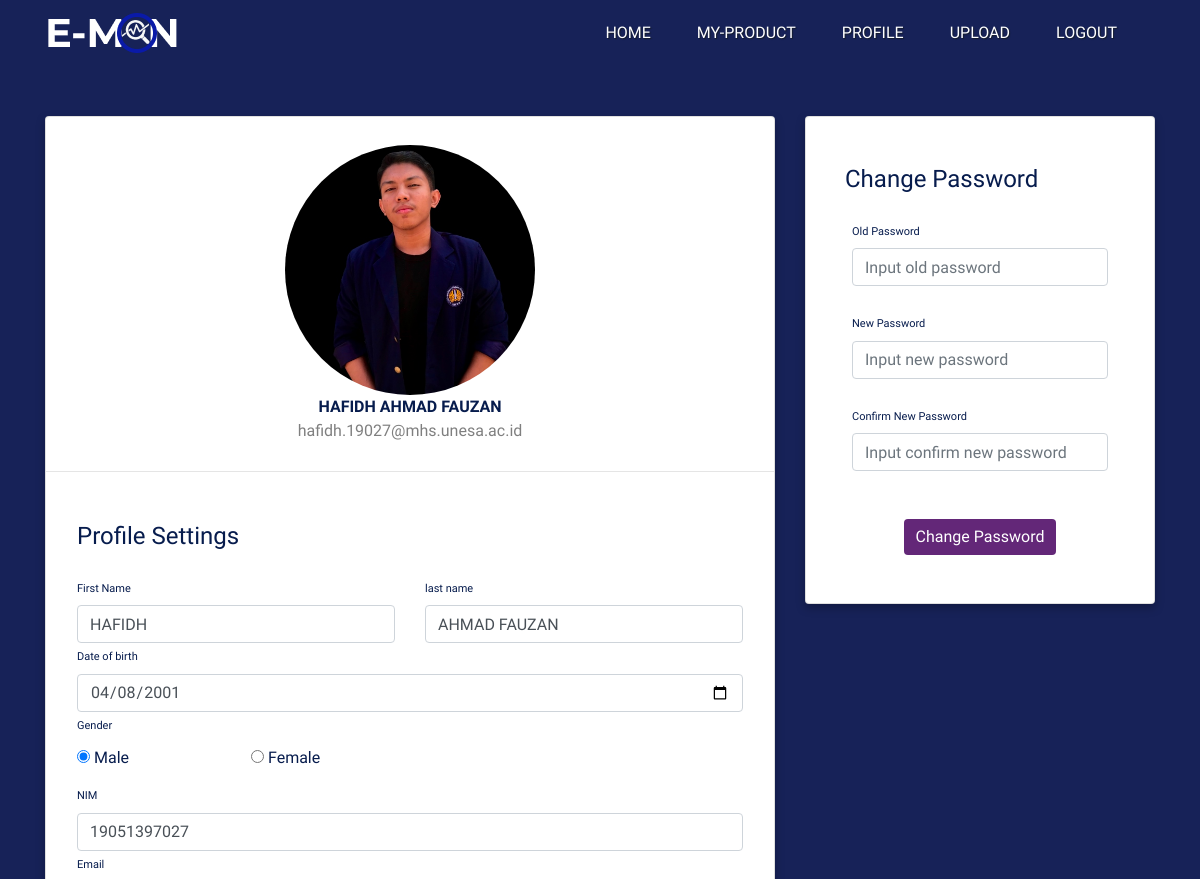
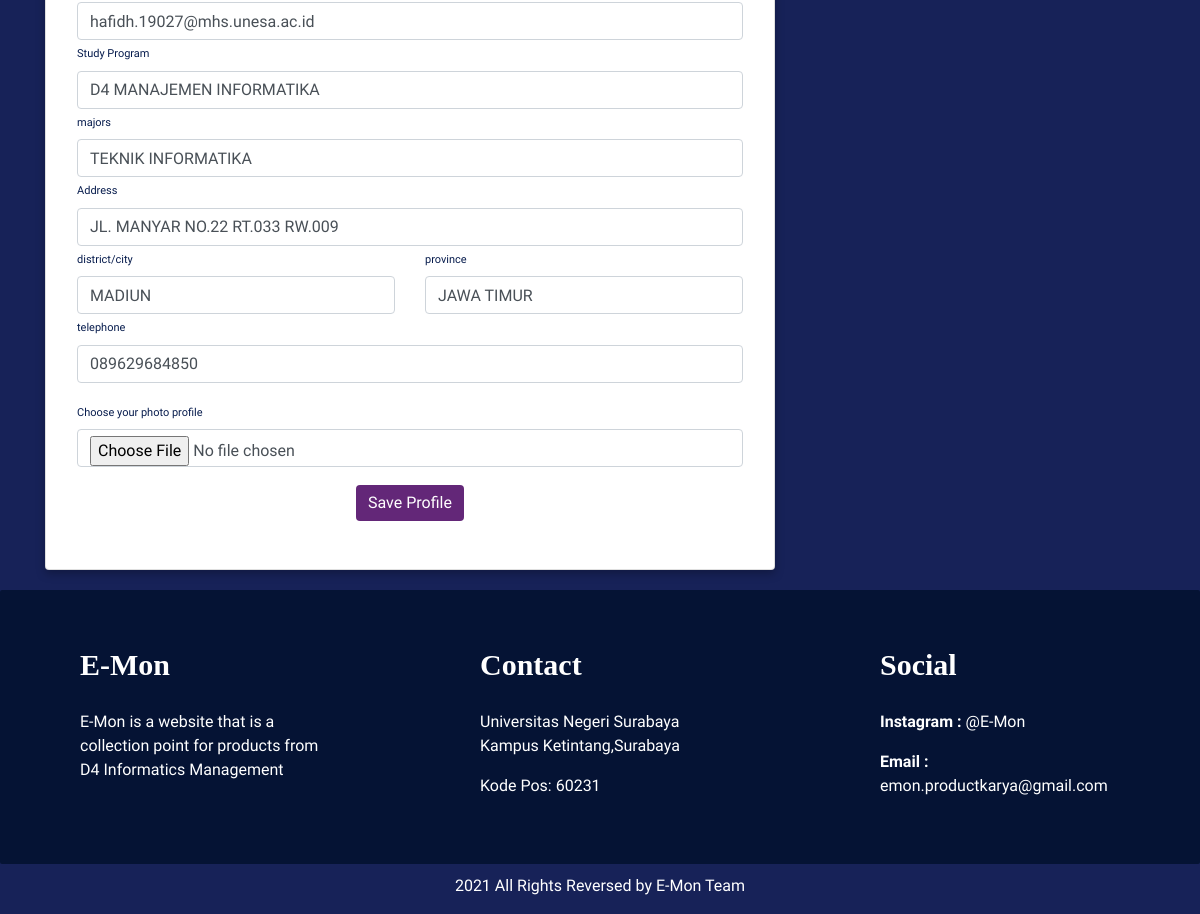
/mahasiswa/mhs_profile.php?id_mhs=42702a98-9ca6-4ae4-9b72-b16a47b0e46b (signed in), run on the app's committed database (2 pictures, top to bottom).
### tables this page shows
CREATE TABLE `tb_bio_mhs` (
  `id_mhs` varchar(50) NOT NULL,
  `nama_depan` varchar(50) DEFAULT NULL,
  `nama_belakang` varchar(50) DEFAULT NULL,
  `nim` char(50) DEFAULT NULL,
  `ttl` date DEFAULT NULL,
  `jenis_kelamin` enum('L','P') DEFAULT NULL,
  `prodi` varchar(50) DEFAULT NULL,
  `jurusan` varchar(50) DEFAULT NULL,
  `alamat` text DEFAULT NULL,
  `kab_kota` varchar(50) DEFAULT NULL,
  `provinsi` varchar(50) DEFAULT NULL,
  `telepon` char(15) DEFAULT NULL,
  `foto` varchar(50) DEFAULT NULL,
  `email_mhs` varchar(100) DEFAULT NULL,
  `password` varchar(255) DEFAULT NULL,
  `tgl_daftar` timestamp NOT NULL DEFAULT current_timestamp()
);

### mahasiswa/koneksi_mhs.php (called while the page is built, shortened)
<?php
$conn = mysqli_connect("localhost", "root", "", "db_product");
function base_url($url = null)
{
	$base_url = "http://localhost/E-mon";
	if ($url != null) {
		return $base_url . "/" . $url;
	} else {
		return $base_url;
	}
}
?>
<?php
function query($query)
{
	global $conn;
	$result = mysqli_query($conn, $query) or die(mysqli_error($conn));
	$boxs = [];
	while ($box = mysqli_fetch_assoc($result)) {
		$boxs[] = $box;
	}
	return $boxs;
}
?>

### mahasiswa/mhs_profile.php (the view, shortened to what this page needs)
<?php
require "koneksi_mhs.php";
if (!isset($_SESSION["login"])) {
  header('location: mhs_login.php');
  exit;
} else {
  if (isset($_SESSION['id_mhs'])) {
    $my_id = $_SESSION['id_mhs'];
  } else {
    $my_id = $_COOKIE['id_mhs'];
  }
  $mhs = query("SELECT * FROM tb_bio_mhs WHERE id_mhs = '$my_id' ")[0];
}
?>
<?php
$id_mhs = $_GET["id_mhs"];
?>
<?php
$profile = query("SELECT * FROM tb_bio_mhs WHERE id_mhs = '$id_mhs' ")[0];
?>
<!DOCTYPE html>
<html lang="en">
<head>
  <link rel="stylesheet" href="<?= base_url('data/libraries/bootsrap/css/bootstrap.css');  ?>">
  <link rel="stylesheet" type="text/css" href="https://use.fontawesome.com/releases/v5.6.3/css/all.css">
  <link rel="stylesheet" href="<?= base_url('data/styles/profil.css?') . time(); ?>">
</head>
<body>
  <nav class="navbar navbar-expand-lg navbar-dark">
    <div class="container">
      <img src="<?= base_url('data/images/Yoamn.png" alt="logo emon'); ?>">
      <div class="collapse navbar-collapse" id="navbarNavAltMarkup">
        <div class="navbar-nav ml-auto">
          <a class="nav-item nav-link active" href="index.php">Home<span class="sr-only">(current)</span></a>
          <a class="nav-item nav-link" href="mhs_myproduct.php">My-Product</a>
          <a class="nav-item nav-link" href="mhs_profile.php?id_mhs=<?= $mhs['id_mhs']; ?>">profile</a>
          <a class="nav-item nav-link" href="mhs_upload.php">Upload</a>
          <a class="nav-item nav-link" href="mhs_logout.php">Logout</a>
        </div>
      </div>
    </div>
  </nav>
  <section class="profil">
    <div class="container">
      <div class="row">
        <div class="col-lg-8">
          <div class="card card-kiri">
            <div class="col-md-12 embed-responsive">
              <div class="d-flex flex-column align-items-center text-center p-3 py-5">
                <div class="kotak mt-5">
                  <?php if (isset($profile['foto'])) : ?>
                    <img src="<?= base_url('data/profile_mhs/') . $profile['foto']; ?>">
                  <?php endif; ?>
                </div>
                <span class="font-weight-bold"><?= $mhs['nama_depan'] . " " . $mhs['nama_belakang']; ?></span>
                <span class="text-black-50"><?= strtolower($profile['email_mhs']); ?></span>
              </div>
              <hr>
            </div>
            <div class="col-md-12">
              <div class="p-3 py-5">
                <form action=" " method="POST" enctype="multipart/form-data">
                  <div class="d-flex justify-content-between align-items-center mb-3">
                    <div class="text-center">
                      <h4>Profile Settings</h4>
                    </div>
                  </div>
                  <div class="row mt-2">
                    <div class="col-md-6">
                      <label class="labels" for="nama_depan">First Name</label>
                      <input type="name" class="form-control" id="nama_depan" name="nama_depan" placeholder="first name" value="<?= strtoupper($profile['nama_depan']); ?>" required="" autofocus>
                    </div>
                    <div class="col-md-6">
                      <label class="labels" for="last_name">last name</label>
                      <input type="name" class="form-control" id="last_name" name="nama_belakang" placeholder="last name" value="<?= strtoupper($profile['nama_belakang']); ?>" required="">
                    </div>
                    <div class="col-md-12">
                      <label class="labels" for="date">Date of birth</label>
                      <input type="date" class="form-control" id="date" name="date" value="<?= $profile['ttl']; ?>" required="">
                    </div>
                    <div class="col-md-12">
                      <label class="labels" for="jkl">Gender</label>
                      <div class="row mt-1">
                        <div class="col-sm-3 gender">
                          <input type="radio" name="jenisKelamin" id="jkl" value="L" required="">
                          <label class="label">Male</label>
                        </div>
                        <div class="col-sm-3">
                          <input type="radio" name="jenisKelamin" id="jkf" value="P">
                          <label class="label">Female</label>
                        </div>
                      </div>
                    </div>
                  </div>
                  <div class="row mt-1">
                    <div class="col-md-12">
                      <label class="labels" for="nim">NIM</label>
                      <input type="number" class="form-control" id="nim" name="nim" placeholder="nim" pattern="[0-9]+" value="<?= $profile['nim']; ?>" required="">
                    </div>
                    <div class="col-md-12">
                      <label class="labels" for="email">Email</label>
                      <input type="email" class="form-control" id="email" name="email" placeholder="email" value="<?= strtolower($profile['email_mhs']); ?>" required="">
                    </div>
                    <div class="col-md-12">
                      <label class="labels" for="study_program">Study Program</label>
                      <input type="text" class="form-control" id="study_program" name="prodi" placeholder="prodi" value="<?= strtoupper($profile['prodi']); ?>" required="">
                    </div>
                    <div class="col-md-12">
                      <label class="labels" for="majors">majors</label>
                      <input type="text" class="form-control" id="majors" name="jurusan" placeholder="jurusan" value="<?= strtoupper($profile['jurusan']); ?>" required="">
                    </div>
                    <div class="col-md-12">
                      <label class="labels" for="address">Address</label>
                      <input type="text" class="form-control" id="address" name="alamat" placeholder="address" value="<?= strtoupper($profile['alamat']); ?>" required="">
                    </div>
                    <div class="col-md-6">
                      <label class="labels" for="kab_kota">district/city</label>
                      <input type="text" class="form-control" id="kab_kota" name="kab_kota" placeholder="district/city" value="<?= strtoupper($profile['kab_kota']); ?>" required="">
                    </div>
                    <div class="col-md-6">
                      <label class="labels" for="provinsi">province</label>
                      <input type="text" class="form-control" id="provinsi" name="provinsi" placeholder="province" value="<?= strtoupper($profile['provinsi']); ?>" required="">
                    </div>
                    <div class="col-md-12">
                      <label class="labels" for="telp">telephone</label>
                      <input type="text" class="form-control" id="telp" name="telp" placeholder="phone number" pattern="[0-9]+" value="<?= $profile['telepon']; ?>" required="">
                    </div>
                  </div>
                  <div class="row mt-3">
                    <div class="custom-file col-md-12">
                      <label class="labels" for="foto">Choose your photo profile</label>
                      <input type="file" class="form-control" id="foto" name="foto">
                    </div>
                  </div>
                  <div class="mt-5 text-center">
                    <button type="submit" class="btn btn-primary profile-button" name="update">Save Profile</button>
                  </div>
                </form>
              </div>
            </div>
          </div>
        </div>
        <div class="col-lg-4">
          <div class="card card-kanan">
            <form action=" " method="POST" enctype="multipart/form-data">
              <div class="col-lg-12">
                <div class="p-3 py-5">
                  <div class="d-flex justify-content-between align-items-center mb-3 ml-2">
                    <h4 class="text-center">Change Password</h4>
                  </div>
                  <div class="col-md-12">
                    <label class="labels" for="old_pass">Old Password</label>
                    <input type="password" class="form-control" id="old_pass" name="old_pass" placeholder="Input old password">
                  </div><br>
                  <div class="col-md-12">
                    <label class="labels" for="new_pass">New Password</label>
                    <input type="password" class="form-control" id="new_pass" name="new_pass" placeholder="Input new password">
                  </div><br>
                  <div class="col-md-12">
                    <label class="labels" for="new_pass2">Confirm New Password</label>
                    <input type="password" class="form-control" id="new_pass2" name="new_pass2" placeholder="Input confirm new password">
                  </div>
                  <div class="mt-5 text-center">
                    <button type="submit" class="btn btn-primary profile-button" name="change_password">Change Password</button>
                  </div>
                </div>
              </div>
            </form>
          </div>
        </div>
      </div>
    </div>
  </section>
  <div id="contact">
    <div class="wrapper">
      <div class="footer">
        <div class="footer-section">
          <h3>E-Mon</h3>
          <p>E-Mon is a website that is a collection point for products from D4 Informatics Management</p>
        </div>
        <div class="footer-section">
          <h3>Contact</h3>
          <p>Universitas Negeri Surabaya Kampus Ketintang,Surabaya</p>
          <p>Kode Pos: 60231</p>
        </div>
        <div class="footer-section">
          <h3>Social</h3>
          <p><b>Instagram : </b>@E-Mon</p>
          <p><b>Email : </b>emon.productkarya@gmail.com</p>
        </div>
      </div>
    </div>
  </div>
  <div class="class-row-footer">
    <div class="class-col text-center">
      <p>2021 All Rights Reversed by E-Mon Team</p>
    </div>
  </div>
</body>
</html>

### data/styles/profil.css (style rules this page uses)
body { background: #172258; font-family: 'Assistant', sans-serif; color: #071C4D; }
.navbar { position: relative; z-index: 1; }
.active { color: #720B87; }
.nav-link, .nav-brand { color: white !important; text-shadow: 1px 1px 1px rgba(20, 25, 26, 0.7); }
.nav-link { margin-right: 30px; }
.container .embed-responsive .kotak { width: 250px; height: 250px; overflow: hidden; box-sizing: border-box; border-radius: 50%; background-color: white; background-image: url("../images/nopicture.png"); background-size: cover; margin-top: -20px !important; }
.container .embed-responsive img { width: 100%; margin-bottom: 0; }
.row hr { margin-top: -20px; margin-bottom: 2px; margin-left: -50px !important; margin-right: -50px !important; }
.text-center h4 { text-align: center !important; }
.profile-button { background: rgb(99, 39, 120); box-shadow: none; border: none; }
.labels { font-size: 11px; }
.card { filter: drop-shadow(0px 4px 4px rgba(0, 0, 0, 0.25)); margin-top: 50px; }
#contact { background: #051334; padding: 50px 0px 50px 0px; border-radius: 2px; margin-bottom: 10px; margin-top: 20px; }
.footer { width: 100%; position: relative; display: flex; flex-wrap: wrap; margin: auto; }
.footer-section { width: 100%; margin: auto; margin-left: 20px; }
.footer-section h3 { font-family: 'comic sans ms'; font-weight: 800; font-size: 30px; margin-bottom: 20px; color: #fff; width: 100%; line-height: 50px; }
.footer-section p { color: #fff; }
.class-row-footer p { color: #fff; }
@media only screen and (min-width: 992px) { .nav-link, .nav-brand { color: white !important; text-shadow: 1px 1px 1px rgba(20, 25, 26, 0.7); } }
@media only screen and (min-width: 992px) { .nav-link { text-transform: uppercase; margin-right: 30px; } }
@media only screen and (min-width: 992px) { .footer-section { width: 20%; margin: 0 auto; } }

### data on the page
tb_bio_mhs: foto (picture), nama_depan "HAFIDH", nama_belakang "AHMAD FAUZAN", email_mhs "hafidh.19027@mhs.unesa.ac.id", date "04/08/2001", nim "19051397027", email "hafidh.19027@mhs.unesa.ac.id", prodi "D4 MANAJEMEN INFORMATIKA", jurusan "TEKNIK INFORMATIKA", alamat "JL. MANYAR NO.22 RT.033 RW.009", kab_kota "MADIUN", provinsi "JAWA TIMUR", telp "089629684850"
